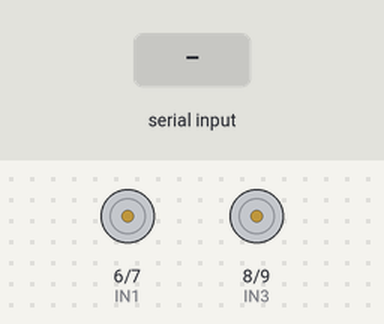
This sketch was run on a simulated Arduino Uno, built with avr-gcc and run on an emulated ATmega328P. Parts: motor-driver pin pairs drawn as motors (green arrow = first pin HIGH = forward, orange = second pin HIGH = backward, longer = more drive). The inputs (shaded band) are chosen by the test bench.

Above: at 1.2 s.
1.3 s: "left\n" received over Serial
At 1.7 s:
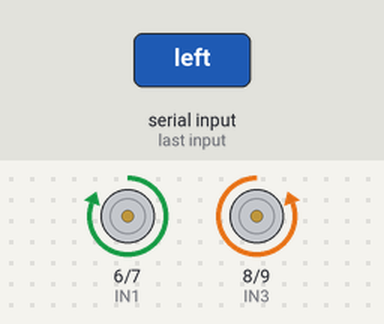
2.8 s: "right\n" received over Serial
At 4.0 s:
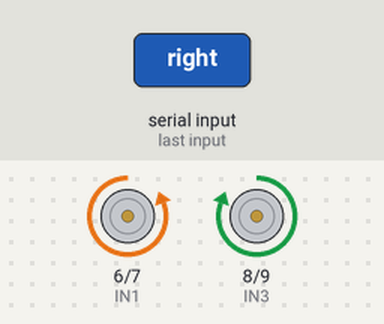
4.3 s: "forward\n" received over Serial
At 5.3 s:
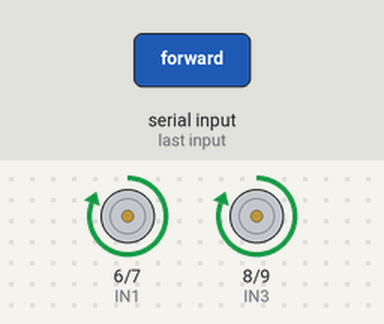
5.8 s: "1\n" received over Serial
At 6.2 s:
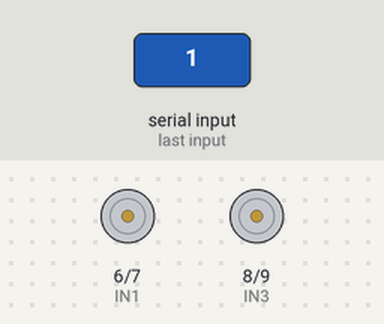
Timing chart, 0 to 8.3 s (numbered marks = the images above; inputs shaded):
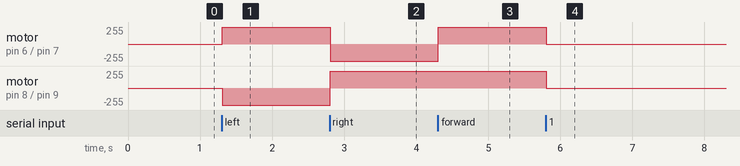

The sketch:

cam.ino
```cpp
int IN1 = 6;
int IN2 = 7;
int IN3 = 8;
int IN4 = 9;

void setup() {
  Serial.begin(9600);
  pinMode(IN1, OUTPUT);
  pinMode(IN2, OUTPUT);
  pinMode(IN3, OUTPUT);
  pinMode(IN4, OUTPUT);
  Serial.begin(9600);

  // moveForward();
  // delay(1000);
  // stop();
  // moveLeft();
  // delay(1000);
  // stop();
  // moveRight();
  // delay(1000);
  // stop();
}

void loop() {
  if (Serial.available() > 0) {
    String command = Serial.readStringUntil('\n');
    if (command == "left") {
      moveLeft();
    } else if (command == "right") {
      moveRight();
    } else if (command == "forward") {
      moveForward();
    } else {
      stop();
    }
  }
}

void moveForward(){
  digitalWrite(IN2, LOW);
  digitalWrite(IN4, LOW);
  digitalWrite(IN1, HIGH);
  digitalWrite(IN3, HIGH);
}

void backward(){
  digitalWrite(IN1, LOW);
  digitalWrite(IN3, LOW);
  digitalWrite(IN2, HIGH);
  digitalWrite(IN4, HIGH);
}

void moveLeft() {
  digitalWrite(IN1, HIGH);
  digitalWrite(IN3, LOW);
  digitalWrite(IN2, LOW);
  digitalWrite(IN4, HIGH);
}

void moveRight() {
  digitalWrite(IN1, LOW);
  digitalWrite(IN3, HIGH);
  digitalWrite(IN2, HIGH);
  digitalWrite(IN4, LOW);
}

void stop(){
  digitalWrite(IN1, LOW);
  digitalWrite(IN2, LOW);
  digitalWrite(IN3, LOW);
  digitalWrite(IN4, LOW);
}
```

Measured:
- after the input at 1.3 s, motor on pin 6 (IN1) / pin 7 (IN2): stopped → forward 255/255 at once; motor on pin 8 (IN3) / pin 9 (IN4): stopped → backward 255/255 at once
- after the input at 2.8 s, motor on pin 6 (IN1) / pin 7 (IN2): forward 255/255 → backward 255/255 at once; motor on pin 8 (IN3) / pin 9 (IN4): backward 255/255 → forward 255/255 at once
- after the input at 4.3 s, motor on pin 6 (IN1) / pin 7 (IN2): backward 255/255 → forward 255/255 at once
- after the input at 5.8 s, motor on pin 6 (IN1) / pin 7 (IN2), motor on pin 8 (IN3) / pin 9 (IN4): forward 255/255 → stopped at once
